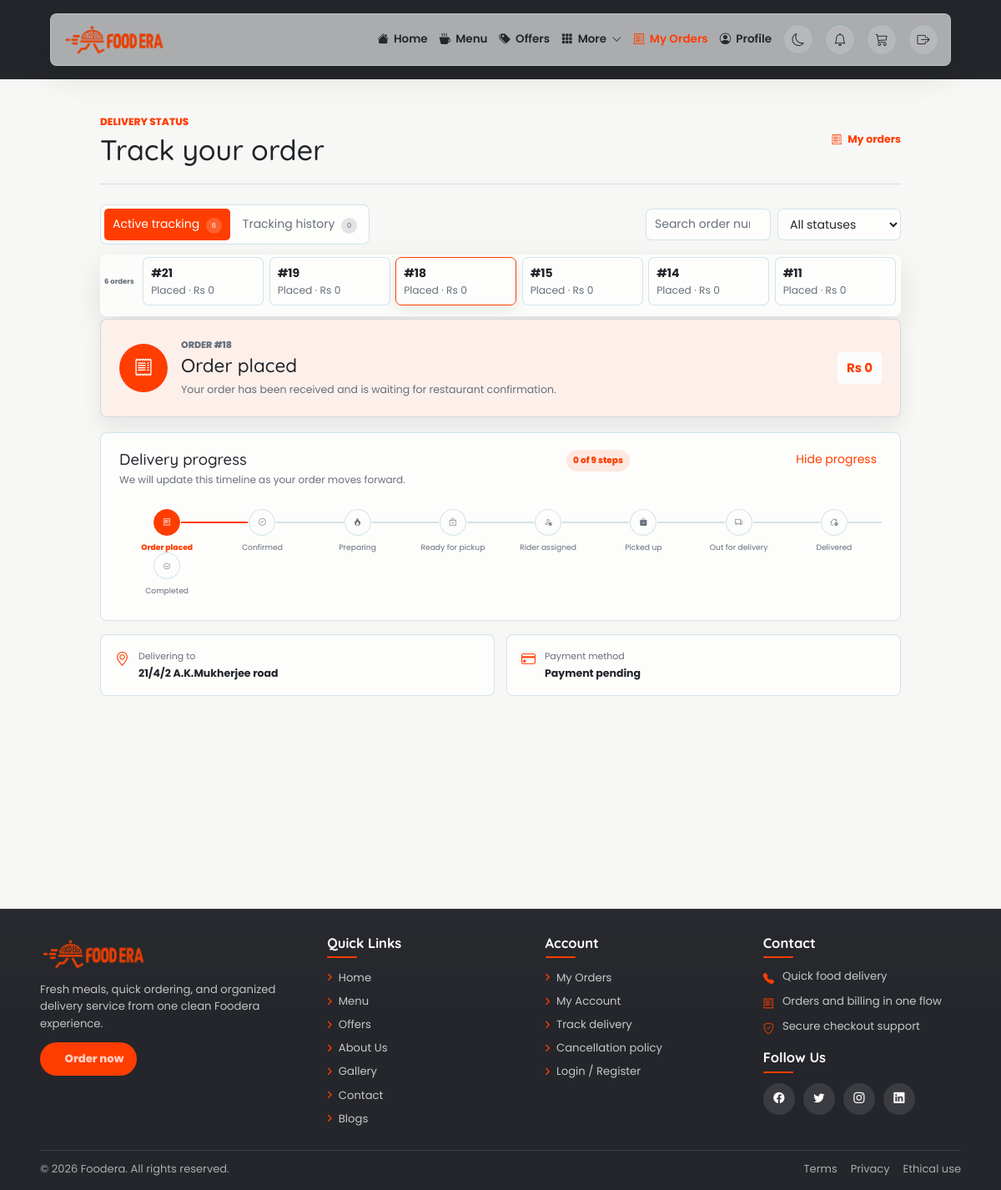
The page /track-order.php?order=18 (signed in) on the database its author committed.
### tables this page shows
CREATE TABLE `orders` (
  `orderid` int(100) NOT NULL,
  `name` text NOT NULL,
  `email` varchar(100) NOT NULL,
  `phone` bigint(100) NOT NULL,
  `address` varchar(255) NOT NULL
);

### track-order.php (the view, shortened to what this page needs)
<?php
require_once __DIR__ . '/app-functions.php';
$conn = dbConnect(); $email = $_SESSION['email']; $orderId = max(0, (int) ($_GET['order'] ?? 0));
$ordersStmt = mysqli_prepare($conn, 'SELECT o.orderid,f.total_amount,t.status,t.updated_at FROM orders o LEFT JOIN order_financials f ON f.orderid=o.orderid LEFT JOIN order_tracking t ON t.orderid=o.orderid WHERE o.email=? ORDER BY o.orderid DESC');
mysqli_stmt_bind_param($ordersStmt, 's', $email); mysqli_stmt_execute($ordersStmt);
$customerOrders = mysqli_fetch_all(mysqli_stmt_get_result($ordersStmt), MYSQLI_ASSOC);
if ($orderId) { $stmt = mysqli_prepare($conn, 'SELECT o.orderid,o.address,f.total_amount,p.payment_method,t.status,t.updated_at FROM orders o LEFT JOIN order_financials f ON f.orderid=o.orderid LEFT JOIN order_payments p ON p.orderid=o.orderid LEFT JOIN order_tracking t ON t.orderid=o.orderid WHERE o.orderid=? AND o.email=? LIMIT 1'); mysqli_stmt_bind_param($stmt, 'is', $orderId, $email); }
mysqli_stmt_execute($stmt); $order = mysqli_fetch_assoc(mysqli_stmt_get_result($stmt));
$steps = array('placed'=>array('Order placed','bi-receipt'),'confirmed'=>array('Confirmed','bi-patch-check'),'preparing'=>array('Preparing','bi-fire'),'ready_for_pickup'=>array('Ready for pickup','bi-bag-check'),'rider_assigned'=>array('Rider assigned','bi-person-check'),'picked_up'=>array('Picked up','bi-bag-check-fill'),'out_for_delivery'=>array('Out for delivery','bi-truck'),'delivered'=>array('Delivered','bi-house-check'),'completed'=>array('Completed','bi-check2-circle')); $rank = array_flip(array_keys($steps));
$statusCopy = array('placed'=>'Your order has been received and is waiting for restaurant confirmation.','confirmed'=>'The restaurant has accepted your order.','preparing'=>'The kitchen is preparing your food.','ready_for_pickup'=>'Your food is ready for the delivery partner.','rider_assigned'=>'A delivery partner has been assigned to your order.','picked_up'=>'Your delivery partner has collected the order.','out_for_delivery'=>'Your order is on the way to your delivery address.','delivered'=>'Your order has been delivered. Enjoy your meal!','completed'=>'This order is complete. Thank you for choosing Foodera.','cancelled'=>'This order was cancelled. Check My Orders for cancellation and refund details.');
$methodLabels = array('cod'=>'Cash on delivery','upi'=>'UPI','card'=>'Card','netbanking'=>'Net banking');
 include __DIR__ . '/includes/public-header.php';
?>
<main class="track-order-main"><header class="track-order-heading"><div><p>Delivery status</p><h1>Track your order</h1></div><a href="order-history.php"><i class="bi bi-receipt-cutoff" aria-hidden="true"></i>My orders</a></header><?php if (count($customerOrders) > 1) { ?><nav class="track-order-switcher" aria-label="Choose an order to track"><span><?php echo count($customerOrders); ?> orders</span><?php foreach ($customerOrders as $customerOrder) { $switchStatus = $customerOrder['status'] ?: 'placed'; ?><a href="track-order.php?order=<?php echo (int)$customerOrder['orderid']; ?>"<?php echo $order && (int)$order['orderid'] === (int)$customerOrder['orderid'] ? ' aria-current="page"' : ''; ?>><strong>#<?php echo (int)$customerOrder['orderid']; ?></strong><small><?php echo htmlspecialchars(ucwords(str_replace('_',' ',$switchStatus)),ENT_QUOTES,'UTF-8'); ?> · Rs <?php echo number_format((float)$customerOrder['total_amount']); ?></small></a><?php } ?></nav><?php } ?><?php if (!$order) { ?><section class="track-order-empty"><i class="bi bi-truck" aria-hidden="true"></i><h2>No order to track</h2><p>Place an order first, then delivery updates will appear here.</p><a href="menu.php">Browse menu</a></section><?php } else { $status = $order['status'] ?: 'placed'; $currentRank = $rank[$status] ?? 0; ?><section class="track-status-hero<?php echo $status === 'cancelled' ? ' is-cancelled' : ''; ?>"><div class="track-status-icon"><i class="bi <?php echo $status === 'cancelled' ? 'bi-x-lg' : ($steps[$status][1] ?? 'bi-receipt'); ?>" aria-hidden="true"></i></div><div><p>Order #<?php echo (int) $order['orderid']; ?></p><h2><?php echo htmlspecialchars($status === 'cancelled' ? 'Order cancelled' : ($steps[$status][0] ?? 'Order placed'), ENT_QUOTES, 'UTF-8'); ?></h2><span><?php echo htmlspecialchars($statusCopy[$status] ?? $statusCopy['placed'], ENT_QUOTES, 'UTF-8'); ?></span></div><strong>Rs <?php echo number_format((float) ($order['total_amount'] ?? 0)); ?></strong></section><?php if ($status === 'cancelled') { ?><section class="track-cancelled"><i class="bi bi-info-circle" aria-hidden="true"></i><div><strong>Cancellation and refund details</strong><p>Any eligible refund is visible in your order record.</p></div><a href="order-history.php?order=<?php echo (int) $order['orderid']; ?>">View order</a></section><?php } else { ?><section class="track-panel"><div class="track-panel-heading"><div><h2>Delivery progress</h2><p>We will update this timeline as your order moves forward.</p></div><span><?php echo $currentRank; ?> of <?php echo count($steps); ?> steps</span></div><ol class="track-timeline"><?php foreach ($steps as $key => $step) { $complete = $rank[$key] <= $currentRank; ?><li class="<?php echo $complete ? 'is-complete' : ''; ?> <?php echo $key === $status ? 'is-current' : ''; ?>"><i class="bi <?php echo $step[1]; ?>" aria-hidden="true"></i><span><?php echo $step[0]; ?></span></li><?php } ?></ol></section><?php } ?><div class="track-info-grid"><section class="track-info-card"><i class="bi bi-geo-alt" aria-hidden="true"></i><div><span>Delivering to</span><strong><?php echo htmlspecialchars($order['address'], ENT_QUOTES, 'UTF-8'); ?></strong></div></section><section class="track-info-card"><i class="bi bi-credit-card" aria-hidden="true"></i><div><span>Payment method</span><strong><?php echo htmlspecialchars($methodLabels[$order['payment_method']] ?? 'Payment pending', ENT_QUOTES, 'UTF-8'); ?></strong></div></section></div><section class="track-activity"><div class="track-panel-heading"><div><h2>Order activity</h2><p>Latest updates from Foodera.</p></div><a href="order-history.php?order=<?php echo (int) $order['orderid']; ?>">View order details <i class="bi bi-arrow-right" aria-hidden="true"></i></a></div><ol><?php if ($history) { foreach ($history as $event) { ?><li><i class="bi bi-check2" aria-hidden="true"></i><div><strong><?php echo htmlspecialchars(ucwords(str_replace('_', ' ', $event['status'])), ENT_QUOTES, 'UTF-8'); ?></strong><?php if ($event['note']) { ?><p><?php echo htmlspecialchars($event['note'], ENT_QUOTES, 'UTF-8'); ?></p><?php } ?><time><?php echo htmlspecialchars(date('d M Y, h:i A', strtotime($event['created_at'])), ENT_QUOTES, 'UTF-8'); ?></time></div></li><?php } } else { ?><li><i class="bi bi-clock-history" aria-hidden="true"></i><div><strong><?php echo htmlspecialchars($steps[$status][0] ?? 'Order placed', ENT_QUOTES, 'UTF-8'); ?></strong><time><?php echo htmlspecialchars(date('d M Y, h:i A', strtotime($order['updated_at'] ?? 'now')), ENT_QUOTES, 'UTF-8'); ?></time></div></li><?php } ?></ol></section></main>
<?php } ?>
<?php include __DIR__ . '/includes/public-footer.php'; ?>

### css/track-order.css (style rules this page uses)
.track-order-page { font-family:'Poppins',Arial,sans-serif;font-size:1.4rem }
.track-order-main { width:min(960px,92%);margin:0 auto;padding:42px 0 72px;color:var(--text) }
.track-order-heading { display:flex;align-items:center;justify-content:space-between;gap:18px;padding-bottom:21px;margin-bottom:24px;border-bottom:1px solid var(--border) }
.track-order-heading p { margin:0 0 5px;color:var(--primary);font-size:1.2rem;font-weight:800;text-transform:uppercase }
.track-order-heading h1 { margin:0;font-family:'Quicksand','Poppins',sans-serif;font-size:3.4rem;line-height:1.15 }
.track-order-heading>a { display:inline-flex;align-items:center;gap:7px;color:var(--primary);font-size:1.25rem;font-weight:700;text-decoration:none }
.track-status-hero { display:grid;grid-template-columns:58px minmax(0,1fr) auto;gap:16px;align-items:center;padding:22px;border:1px solid var(--border);border-radius:8px;background:color-mix(in srgb,var(--primary) 7%,var(--surface));box-shadow:0 12px 26px rgba(15,25,38,.08) }
.track-status-icon { display:grid;place-items:center;width:58px;height:58px;border-radius:50%;background:var(--primary);color:#fff;font-size:2.2rem }
.track-status-hero p { margin:0;color:var(--muted);font-size:1.1rem;font-weight:800;text-transform:uppercase }
.track-status-hero h2 { margin:3px 0 5px;font-family:'Quicksand','Poppins',sans-serif;font-size:2.25rem }
.track-status-hero span { color:var(--muted);font-size:1.25rem;line-height:1.45 }
.track-status-hero>strong { padding:8px 11px;border-radius:5px;background:var(--surface);color:var(--primary);font-size:1.5rem }
.track-panel,.track-activity,.track-cancelled { margin-top:18px;padding:20px 22px;border:1px solid var(--border);border-radius:8px;background:var(--surface) }
.track-panel-heading { display:flex;align-items:flex-start;justify-content:space-between;gap:16px }
.track-panel-heading h2 { margin:0 0 4px;font-family:'Quicksand','Poppins',sans-serif;font-size:1.85rem }
.track-panel-heading p { margin:0;color:var(--muted);font-size:1.2rem }
.track-panel-heading>span { padding:5px 8px;border-radius:999px;background:color-mix(in srgb,var(--primary) 11%,var(--surface));color:var(--primary);font-size:1.05rem;font-weight:800;white-space:nowrap }
.track-timeline { display:grid;grid-template-columns:repeat(8,minmax(88px,1fr));margin:26px 0 0;padding:0 0 8px;overflow-x:auto;list-style:none;scrollbar-color:var(--border) transparent;scrollbar-width:thin }
.track-timeline li { position:relative;display:grid;min-width:88px;justify-items:center;gap:7px;color:var(--muted);font-size:.92rem;text-align:center }
.track-timeline li:not(:last-child):after { position:absolute;z-index:0;top:15px;left:calc(50% + 17px);width:calc(100% - 34px);height:2px;background:var(--border);content:'' }
.track-timeline i { position:relative;z-index:1;display:grid;place-items:center;width:32px;height:32px;border:1px solid var(--border);border-radius:50%;background:var(--surface) }
.track-timeline .is-complete { color:var(--text) }
.track-timeline .is-complete i { border-color:var(--primary);background:var(--primary);color:#fff }
.track-timeline .is-complete:not(:last-child):after { background:var(--primary) }
.track-timeline .is-current span { color:var(--primary);font-weight:800 }
.track-info-grid { display:grid;grid-template-columns:repeat(2,minmax(0,1fr));gap:14px;margin-top:18px }
.track-info-card { display:flex;align-items:flex-start;gap:11px;padding:17px;border:1px solid var(--border);border-radius:8px;background:var(--surface) }
.track-info-card>i { color:var(--primary);font-size:1.7rem }
.track-info-card div { display:grid;gap:3px;min-width:0 }
.track-info-card span { color:var(--muted);font-size:1.1rem }
.track-info-card strong { font-size:1.25rem;line-height:1.45 }

### css/track-order-switcher.css (style rules this page uses)
.track-order-switcher { display:flex;gap:.65rem;align-items:stretch;overflow-x:auto;padding:.25rem 0 1.25rem;margin-bottom:.25rem;scrollbar-width:thin }
.track-order-switcher>span { display:flex;align-items:center;white-space:nowrap;color:var(--muted);font-weight:700;font-size:.85rem }
.track-order-switcher a { min-width:145px;display:flex;flex-direction:column;gap:.15rem;padding:.75rem .9rem;border:1px solid var(--border);border-radius:.7rem;background:var(--surface);color:var(--text);text-decoration:none }
.track-order-switcher a:hover,.track-order-switcher a[aria-current="page"] { border-color:var(--primary);box-shadow:0 6px 18px rgba(0,0,0,.08) }
.track-order-switcher small { color:var(--muted);white-space:nowrap }

### rows shown on the page
orders: orderid "21", switchStatus "Placed", total_amount "0"
orders: orderid "19", switchStatus "Placed", total_amount "0"
orders: orderid "18", switchStatus "Placed", total_amount "0", address "21/4/2 A.K.Mukherjee road"
orders: orderid "15", switchStatus "Placed", total_amount "0"
orders: orderid "14", switchStatus "Placed", total_amount "0"
orders: orderid "11", switchStatus "Placed", total_amount "0"

### other values the page prints
count($customerOrders) "6"
$statusCopy[$status] "Your order has been received and is waiting for restaurant confirmation."
$order['total_amount'] "0"
$currentRank "0"
count($steps) "9"
$step[0] "Order placed"
$step[0] "Confirmed"
$step[0] "Preparing"
$step[0] "Ready for pickup"
$step[0] "Rider assigned"
$step[0] "Picked up"
$step[0] "Out for delivery"
$step[0] "Delivered"
$step[0] "Completed"
$methodLabels[$order['payment_method']] "Payment pending"
